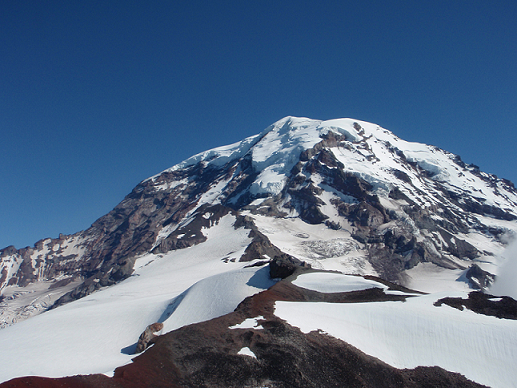
#> input picture panaroma image/1.png, 517 x 388 px
$ python q2.py
#> lines starting #> are read from the running program, lines starting #| are printed output that depends on the picture
import cv2
import numpy as np

def remove_black_borders(image):
    y_nonzero, x_nonzero, _ = np.nonzero(image)
    return image[np.min(y_nonzero):np.max(y_nonzero), np.min(x_nonzero):np.max(x_nonzero)]

def feature_matching(img1,keypoints_1, descriptors_1, img2 ,keypoints_2, descriptors_2):
    bf = cv2.BFMatcher()
    matches = bf.knnMatch(descriptors_1,descriptors_2,2)
    good = []
    for m,n in matches:
        if m.distance < 0.5*n.distance:
            good.append([m])


    img3 = cv2.drawMatchesKnn(img1, keypoints_1, img2, keypoints_2, good[:50], img2, flags=2)

    '''bf = cv2.BFMatcher()

    matches = bf.match(descriptors_1,descriptors_2)
    matches = sorted(matches, key = lambda x:x.distance)
    img3 = cv2.drawMatches(img1, keypoints_1, img2, keypoints_2, matches[:50], None, flags=2)'''
    return good,img3

img1 = cv2.imread('1.png')
#> img1 is the input picture: shape (388, 517, 3); mean B, G, R 135.7, 109.3, 88.8
img2 = cv2.imread('2.png')
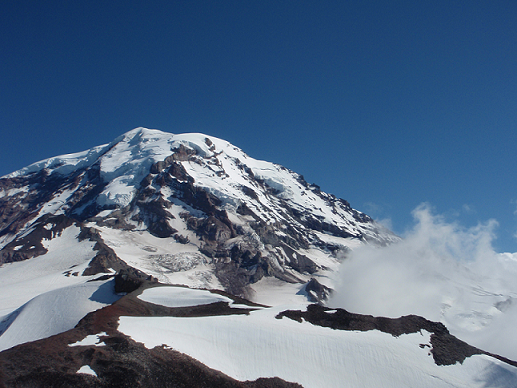
#> input picture panaroma image/2.png, 517 x 388 px
#> img2 is the input picture: shape (388, 517, 3); mean B, G, R 134.4, 107.9, 86
img3 = cv2.imread('3.png')
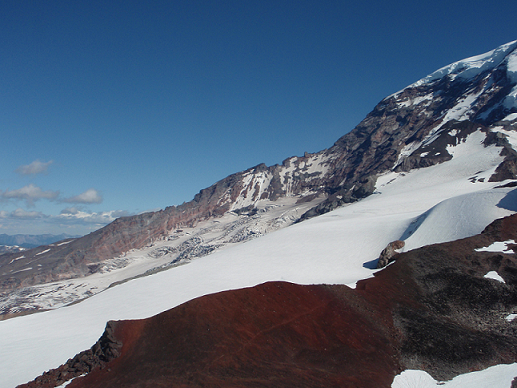
#> input picture panaroma image/3.png, 517 x 388 px
#> img3 is the input picture: shape (388, 517, 3); mean B, G, R 124.3, 104, 87.8
img4 = cv2.imread('4.png')
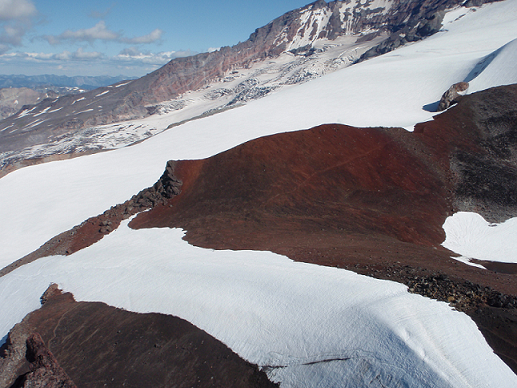
#> input picture panaroma image/4.png, 517 x 388 px
#> img4 is the input picture: shape (388, 517, 3); mean B, G, R 141.9, 135.2, 135.2
img5 = cv2.imread('5.png')
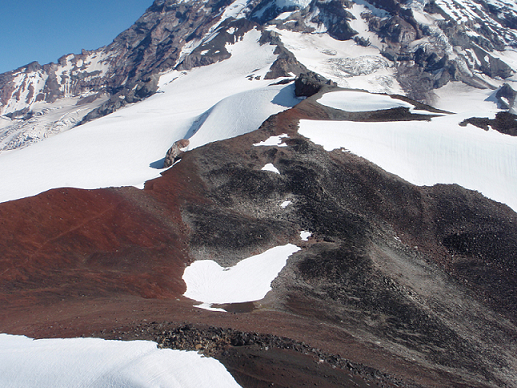
#> input picture panaroma image/5.png, 517 x 388 px
#> img5 is the input picture: shape (388, 517, 3); mean B, G, R 129.6, 122.8, 124.9
img6 = cv2.imread('6.png')
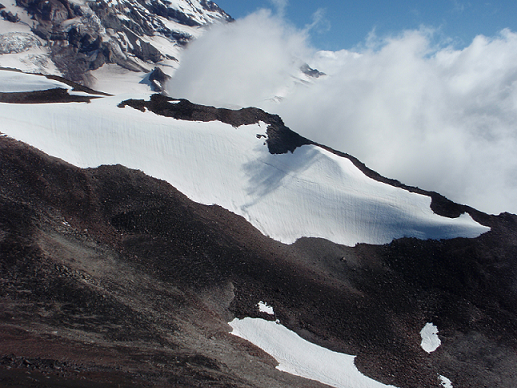
#> input picture panaroma image/6.png, 517 x 388 px
#> img6 is the input picture: shape (388, 517, 3); mean B, G, R 121.2, 113.8, 109.4


gray1 = cv2.cvtColor(img1,cv2.COLOR_BGR2GRAY)
gray2 = cv2.cvtColor(img2,cv2.COLOR_BGR2GRAY)

#sift
sift = cv2.SIFT_create()
keypoints_1, descriptors_1 = sift.detectAndCompute(gray1,None)
#> keypoints_1 = 1028 keypoints; strongest (x, y, size): (461, 210, 2.2), (245, 351, 6.9), (260, 327, 2.7), (500, 299, 1.9)
keypoints_2, descriptors_2 = sift.detectAndCompute(gray2,None)
#> keypoints_2 = 799 keypoints; strongest (x, y, size): (302, 226, 2), (227, 176, 2.1), (16, 248, 2.8), (422, 346, 3.1)
_,sift_res = feature_matching(img1,keypoints_1, descriptors_1, img2 ,keypoints_2, descriptors_2)
#> in feature_matching, `matches = bf.knnMatch(descriptors_1,descriptors_2,2)`: matches = 1028 matches
#> after the loop in feature_matching, `for m,n in matches:`: good = 415 matches
cv2.imwrite('sift_res.png',sift_res)

#orb
orb = cv2.ORB_create()
keypoints_1, descriptors_1 = orb.detectAndCompute(img1,None)
#> keypoints_1 = 500 keypoints; strongest (x, y, size): (423, 203, 31), (267, 264, 31), (206, 217, 31), (423, 206, 31)
keypoints_2, descriptors_2 = orb.detectAndCompute(img2,None)
#> keypoints_2 = 500 keypoints; strongest (x, y, size): (268, 219, 31), (113, 271, 31), (358, 233, 31), (110, 271, 31)
good,orb_res = feature_matching(img1,keypoints_1, descriptors_1, img2 ,keypoints_2, descriptors_2)
#> in feature_matching (call 2), `matches = bf.knnMatch(descriptors_1,descriptors_2,2)`: matches = 500 matches
#> after the loop in feature_matching (call 2), `for m,n in matches:`: good = 33 matches
#> good = 33 matches
cv2.imwrite('orb_res.png',orb_res)

#akaze
akaze = cv2.AKAZE_create()
keypoints_1, descriptors_1 = akaze.detectAndCompute(gray1,None)
#> keypoints_1 = 966 keypoints; strongest (x, y, size): (316, 179, 8.1), (271, 179, 16.1), (250, 323, 8.1), (395, 193, 8.1)
keypoints_2, descriptors_2 = akaze.detectAndCompute(gray2,None)
#> keypoints_2 = 888 keypoints; strongest (x, y, size): (166, 192, 8.1), (120, 190, 16.1), (243, 209, 8.1), (249, 192, 8.1)
good,akaze_res = feature_matching(img1,keypoints_1, descriptors_1, img2 ,keypoints_2, descriptors_2)
#> in feature_matching (call 3), `matches = bf.knnMatch(descriptors_1,descriptors_2,2)`: matches = 966 matches
#> after the loop in feature_matching (call 3), `for m,n in matches:`: good = 297 matches
#> good = 297 matches
cv2.imwrite('akaze_res12.png',akaze_res)
srcPoints = np.float32([keypoints_2[m[0].trainIdx].pt for m in good]).reshape(-1, 1, 2)
#> srcPoints = 297 rows, first 8: [145.3, 140.2], [205.8, 147.4], [112, 146.8], [187.3, 151.7], [133.6, 151], [219.8, 157.4], [197.9, 156.8], [269.5, 164]
dstPoints = np.float32([keypoints_1[m[0].queryIdx].pt for m in good]).reshape(-1, 1, 2)
#> dstPoints = 297 rows, first 8: [294.1, 128.7], [354.8, 132], [262.3, 137], [336, 137.4], [283.1, 139.9], [369.4, 141.4], [347, 142], [422.9, 145.5]
M, mask = cv2.findHomography(srcPoints, dstPoints, cv2.RANSAC,6.0)
#> M = [[0.798, 0.0437, 155.7], [-0.11, 0.939, 5.78], [-0.000413, 3.56e-05, 1]]; mask = 297 values from 1 to 1
res12 = cv2.warpPerspective(img2, M, (img1.shape[1] + img2.shape[1], img1.shape[0]))
res12[0:img1.shape[0], 0:img1.shape[1]] = img1
res12 = remove_black_borders(res12)
cv2.imwrite('res12.png',res12)


keypoints_1, descriptors_1 = akaze.detectAndCompute(img3,None)
#> keypoints_1 = 442 keypoints; strongest (x, y, size): (453, 132, 5.7), (352, 285, 5.7), (368, 274, 8.1), (450, 149, 5.7)
keypoints_2, descriptors_2 = akaze.detectAndCompute(img4,None)
#> keypoints_2 = 408 keypoints; strongest (x, y, size): (448, 243, 8.1), (179, 232, 8.1), (409, 126, 8.1), (410, 127, 5.7)
good,orb_res = feature_matching(img3,keypoints_1, descriptors_1, img4 ,keypoints_2, descriptors_2)
#> in feature_matching (call 4), `matches = bf.knnMatch(descriptors_1,descriptors_2,2)`: matches = 442 matches
#> after the loop in feature_matching (call 4), `for m,n in matches:`: good = 55 matches
#> good = 55 matches
cv2.imwrite('akaze_res34.png',orb_res)
srcPoints = np.float32([keypoints_2[m[0].trainIdx].pt for m in good]).reshape(-1, 1, 2)
#> srcPoints = 55 rows, first 8: [256.6, 30.61], [431.5, 32.2], [321.8, 34.1], [289.8, 38.74], [407.2, 37.96], [401.3, 42.36], [307.9, 46.27], [356.7, 55.8]
dstPoints = np.float32([keypoints_1[m[0].queryIdx].pt for m in good]).reshape(-1, 1, 2)
#> dstPoints = 55 rows, first 8: [201, 191.7], [365.9, 194.4], [263.6, 195.3], [233.1, 199.3], [344.1, 199.2], [338.7, 203.4], [250.2, 206.8], [297.4, 215.5]
M, mask = cv2.findHomography(srcPoints, dstPoints, cv2.RANSAC,6.0)
#> M = [[1.02, -0.0964, -53.01], [0.0346, 0.861, 161], [0.000147, -0.00046, 1]]; mask = 55 values from 1 to 1
res34 = cv2.warpPerspective(img4, M, (img3.shape[1] ,img4.shape[0]+img3.shape[0]  ))
res34[0:img3.shape[0], 0:img3.shape[1]] = img3
res34 = remove_black_borders(res34)
cv2.imwrite('res34.png',res34)

keypoints_1, descriptors_1 = akaze.detectAndCompute(img5,None)
#> keypoints_1 = 647 keypoints; strongest (x, y, size): (304, 235, 8.1), (269, 167, 8.1), (269, 168, 11.4), (304, 127, 11.4)
keypoints_2, descriptors_2 = akaze.detectAndCompute(img6,None)
#> keypoints_2 = 404 keypoints; strongest (x, y, size): (264, 307, 8.1), (262, 307, 5.7), (262, 127, 8.1), (269, 310, 5.7)
good,akaze_res = feature_matching(img5,keypoints_1, descriptors_1, img6 ,keypoints_2, descriptors_2)
#> in feature_matching (call 5), `matches = bf.knnMatch(descriptors_1,descriptors_2,2)`: matches = 647 matches
#> after the loop in feature_matching (call 5), `for m,n in matches:`: good = 27 matches
#> good = 27 matches
cv2.imwrite('akaze_res56.png',akaze_res)
srcPoints = np.float32([keypoints_2[m[0].trainIdx].pt for m in good]).reshape(-1, 1, 2)
#> srcPoints = 27 rows, first 8: [125.8, 37.99], [113.4, 38.71], [42.75, 36.06], [51.69, 42], [93.23, 56.95], [113.9, 65.16], [59.39, 73.87], [48.77, 76.48]
dstPoints = np.float32([keypoints_1[m[0].queryIdx].pt for m in good]).reshape(-1, 1, 2)
#> dstPoints = 27 rows, first 8: [473.5, 54.61], [460.3, 56.03], [390.2, 57.53], [398.1, 62.82], [438, 75.33], [459, 82.85], [402.9, 93.11], [393.1, 96.04]
M, mask = cv2.findHomography(srcPoints, dstPoints, cv2.RANSAC,6.0)
#> M = [[0.573, -0.0757, 354.5], [-0.103, 0.919, 26.8], [-0.000838, -2.05e-07, 1]]; mask = 27 values from 1 to 1
res56 = cv2.warpPerspective(img6, M, (img5.shape[1]+img6.shape[1], img6.shape[0]  ))
res56[0:img5.shape[0], 0:img5.shape[1]] = img5
res56 = remove_black_borders(res56)
cv2.imwrite('res56.png',res56)


keypoints_1, descriptors_1 = akaze.detectAndCompute(res12,None)
#> keypoints_1 = 1158 keypoints; strongest (x, y, size): (316, 179, 8.1), (271, 178, 16.1), (250, 323, 8.1), (462, 290, 11.4)
keypoints_2, descriptors_2 = akaze.detectAndCompute(res56,None)
#> keypoints_2 = 1054 keypoints; strongest (x, y, size): (304, 235, 8.1), (269, 167, 8.1), (305, 127, 11.4), (309, 128, 16.1)
good,akaze_res = feature_matching(res12,keypoints_1, descriptors_1, res56 ,keypoints_2, descriptors_2)
#> in feature_matching (call 6), `matches = bf.knnMatch(descriptors_1,descriptors_2,2)`: matches = 1158 matches
#> after the loop in feature_matching (call 6), `for m,n in matches:`: good = 178 matches
#> good = 178 matches
cv2.imwrite('akaze_res1256.png',akaze_res)
srcPoints = np.float32([keypoints_2[m[0].trainIdx].pt for m in good]).reshape(-1, 1, 2)
#> srcPoints = 178 rows, first 8: [165.2, 29.45], [267.9, 33.49], [347.8, 36.72], [187, 39.08], [185.9, 44.9], [200.3, 46.74], [216.7, 51.21], [203.3, 51.98]
dstPoints = np.float32([keypoints_1[m[0].queryIdx].pt for m in good]).reshape(-1, 1, 2)
#> dstPoints = 178 rows, first 8: [142.8, 214.9], [242, 218.4], [318.8, 220.8], [163.8, 223.7], [162.7, 229.2], [176.9, 230.6], [192.6, 235], [179.7, 235.8]
M, mask = cv2.findHomography(srcPoints, dstPoints, cv2.RANSAC,4.0)
#> M = [[0.982, -0.109, -16.57], [0.0117, 0.819, 188], [7.1e-05, -0.000505, 1]]; mask = 178 values from 1 to 1
res1256 = cv2.warpPerspective(res56, M, (res34.shape[1] + res56.shape[1], res34.shape[0]))
res1256[0:res12.shape[0], 0:res12.shape[1]] = res12
res1256 = remove_black_borders(res1256)
cv2.imwrite('res1256.png',res1256)


keypoints_1, descriptors_1 = akaze.detectAndCompute(res1256,None)
#> keypoints_1 = 1813 keypoints; strongest (x, y, size): (284, 425, 8.1), (245, 351, 8.1), (639, 339, 32.3), (279, 273, 32.3)
keypoints_2, descriptors_2 = akaze.detectAndCompute(res34,None)
#> keypoints_2 = 679 keypoints; strongest (x, y, size): (470, 391, 5.7), (465, 420, 5.7), (453, 132, 5.7), (117, 399, 8.1)
good,akaze_res = feature_matching(res1256,keypoints_1, descriptors_1, res34 ,keypoints_2, descriptors_2)
#> in feature_matching (call 7), `matches = bf.knnMatch(descriptors_1,descriptors_2,2)`: matches = 1813 matches
#> after the loop in feature_matching (call 7), `for m,n in matches:`: good = 86 matches
#> in feature_matching (call 7), `img3 = cv2.drawMatchesKnn(img1, keypoints_1, img2, keypoints_2, good[:..`:
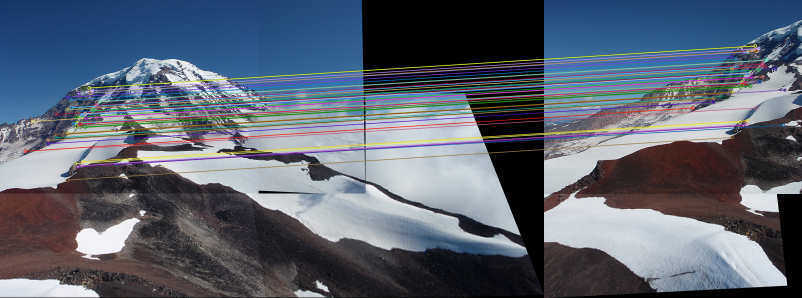
#> img3: shape (596, 1604, 3) (shown at 1/2 size); mean B, G, R 112.3, 99.3, 91.1
#> good = 86 matches
cv2.imwrite('akaze_res.png',akaze_res)
srcPoints = np.float32([keypoints_2[m[0].trainIdx].pt for m in good]).reshape(-1, 1, 2)
#> srcPoints = 86 rows, first 8: [424.3, 101.2], [399.8, 104.5], [406.6, 103.4], [383.4, 117.4], [444.9, 119.4], [438.9, 120.7], [436, 127.9], [384.9, 132.9]
dstPoints = np.float32([keypoints_1[m[0].queryIdx].pt for m in good]).reshape(-1, 1, 2)
#> dstPoints = 86 rows, first 8: [179.9, 185.3], [157.3, 187.5], [163.6, 186.7], [141.3, 199.5], [199.1, 202.8], [193.6, 204], [191.3, 210.7], [142.8, 214.9]
M, mask = cv2.findHomography(dstPoints, srcPoints, cv2.RANSAC,6.0)
#> M = [[0.718, 0.0812, 247.1], [-0.102, 0.998, -73.11], [-0.000662, 0.000226, 1]]; mask = 86 values, max 1 at index 0, min 0 at index 85, mean 0.988
res = cv2.warpPerspective(res1256, M, ( res34.shape[1]+res1256.shape[1],res34.shape[0] ))
res[0:res34.shape[0], 0:res34.shape[1]] = res34
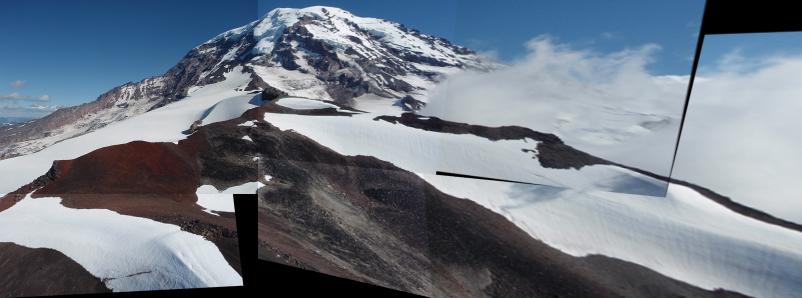
#> res: shape (596, 1604, 3) (shown at 1/2 size); mean B, G, R 135.7, 123.3, 113.3
res = remove_black_borders(res)
cv2.imwrite('res.png',res)

test=5
